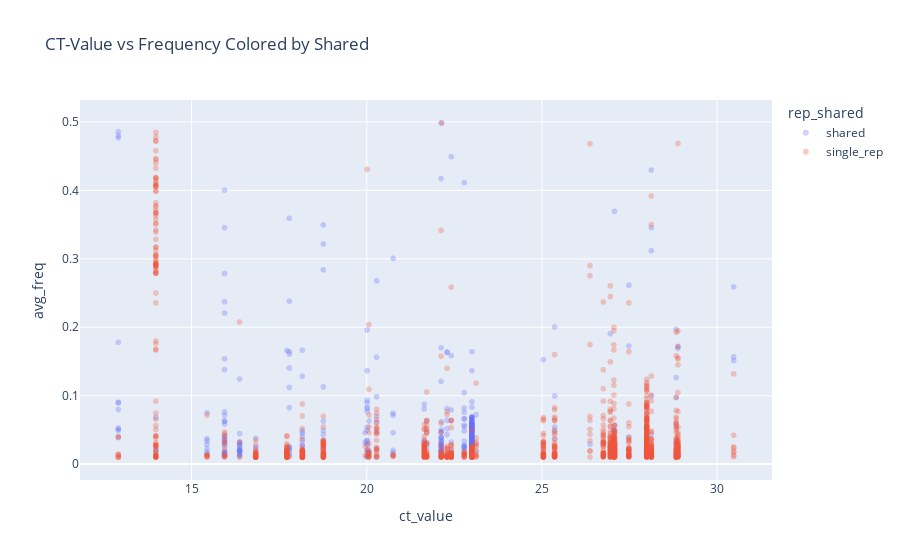

The notebook cell saved with this chart:
### Code cell
import plotly.express as px

fig = px.scatter(dropped_dupes_all_vars, 
                 x="ct_value", 
                 y="avg_freq", 
                 color="rep_shared", 
                 title="CT-Value vs Frequency Colored by Shared",
                 labels={"ct-value": "CT Value", "frequency": "Frequency"},
                 opacity=0.3)  # Adjust transparency for better visibility

fig.show()

### Figure 1 — Plotly figure (JSON) as saved in the notebook; plotly's stock layout.template omitted (floating-point values rounded to 4 significant figures; data arrays with more than 128 entries replaced by an {"elided": "..."} marker saying what was removed)
{"data": [{"hovertemplate": "rep_shared=shared<br>ct_value=%{x}<br>avg_freq=%{y}<extra></extra>", "legendgroup": "shared", "marker": {"color": "#636efa", "opacity": 0.3, "symbol": "circle"}, "mode": "markers", "name": "shared", "showlegend": true, "type": "scattergl", "x": {"elided": "681 float values"}, "xaxis": "x", "y": {"elided": "681 float values"}, "yaxis": "y"}, {"hovertemplate": "rep_shared=single_rep<br>ct_value=%{x}<br>avg_freq=%{y}<extra></extra>", "legendgroup": "single_rep", "marker": {"color": "#EF553B", "opacity": 0.3, "symbol": "circle"}, "mode": "markers", "name": "single_rep", "showlegend": true, "type": "scattergl", "x": {"elided": "2074 float values"}, "xaxis": "x", "y": {"elided": "2074 float values"}, "yaxis": "y"}], "layout": {"autosize": true, "legend": {"title": {"text": "rep_shared"}, "tracegroupgap": 0}, "title": {"text": "CT-Value vs Frequency Colored by Shared"}, "xaxis": {"anchor": "y", "autorange": true, "domain": [0, 1], "range": [11.84, 31.54], "title": {"text": "ct_value"}, "type": "linear"}, "yaxis": {"anchor": "x", "autorange": true, "domain": [0, 1], "range": [-0.03034, 0.5391], "title": {"text": "avg_freq"}, "type": "linear"}}}
